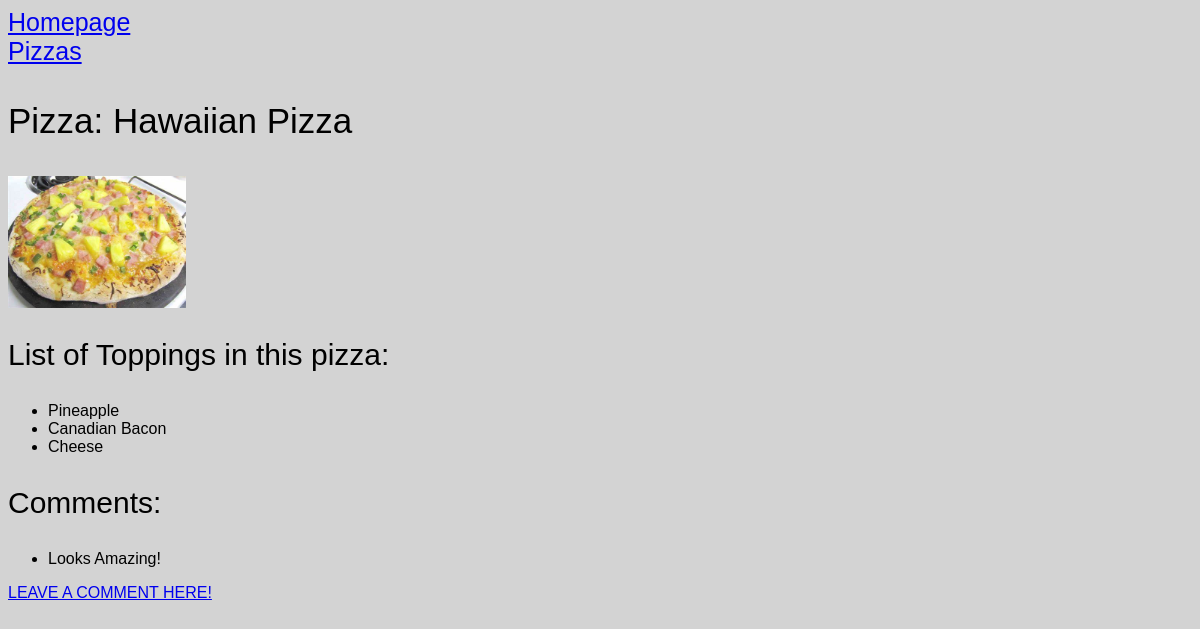
The page /pizs/1/ on the database its author committed.
### pizzas/models.py (models this page shows, shortened)
class Pizza(models.Model):
    pizza_name = models.CharField(max_length=200)
    def __str__(self):
        return self.pizza_name

class Image(models.Model):
    pizza_name = models.ForeignKey(Pizza, on_delete=models.CASCADE)
    image = models.ImageField(upload_to='images/')

class Topping(models.Model):
    pizza_name = models.ForeignKey(Pizza, on_delete=models.CASCADE)
    toppings = models.TextField()

class Comments(models.Model):
    pizza_name = models.ForeignKey(Pizza, related_name='details', on_delete=models.CASCADE)
    text = models.CharField(max_length=200)
    date_added = models.DateTimeField(auto_now_add=True,blank=True)

### pizzas/views.py (the view)
# urls.py: path('pizs/<int:pizza_name_id>/',views.pizza,name='pizza'),
def pizza(request, pizza_name_id):
    pizza_name = Pizza.objects.get(id=pizza_name_id)
    toppings = Topping.objects.filter(pizza_name=pizza_name)
    acomment = Comments.objects.filter(pizza_name=pizza_name_id)
    image= Image.objects.filter(pizza_name=pizza_name_id)
    context = {'pizza_name':pizza_name, 'toppings':toppings, 'acomment':acomment,'image':image}
    return render(request, 'pizzas/pizza.html', context)

### pizzas/templates/pizzas/pizza.html
{% extends "pizzas/base.html" %}
{% load static %}
{% block content %}
<link rel="stylesheet" href="{% static 'colors2.css' %}">
<p style="font-size:35px"> Pizza: {{ pizza_name }} </p>
{% for i in image %}
<div class="'col-md-4">
    <img src="{{ i.image.url }}" class="img-responsive" style="width: 15%; margin-right:10px;" />
</div>
{% empty %}
<p> No image yet </p>
{% endfor %}
<form method ='POST'>
    <p style="font-size:30px"> List of Toppings in this pizza: </p>
    <ul>
        {% for t in toppings %}
        <li> {{ t.toppings }} </li>
        {% empty %}
        <li> no toppings listed for this pizza </li>
        {% endfor %}
    </ul>
    <p style="font-size:30px"> Comments: </p>
    <ul>
        {% for c in acomment %}
        <li>{{ c.text }}</li>
        {% empty %}
        <p> No comments </p>
        {% endfor %}
    </ul>
    <p><a href="{% url 'pizzas:comments' pizza_name.id %}">LEAVE A COMMENT HERE!</a></p>
</form>
{% endblock content %}

### rows shown on the page
Pizza: pizza_name "Hawaiian Pizza"
Image: image (picture)
Topping: toppings "Pineapple"
Topping: toppings "Canadian Bacon"
Topping: toppings "Cheese"
Comments: text "Looks Amazing!"
